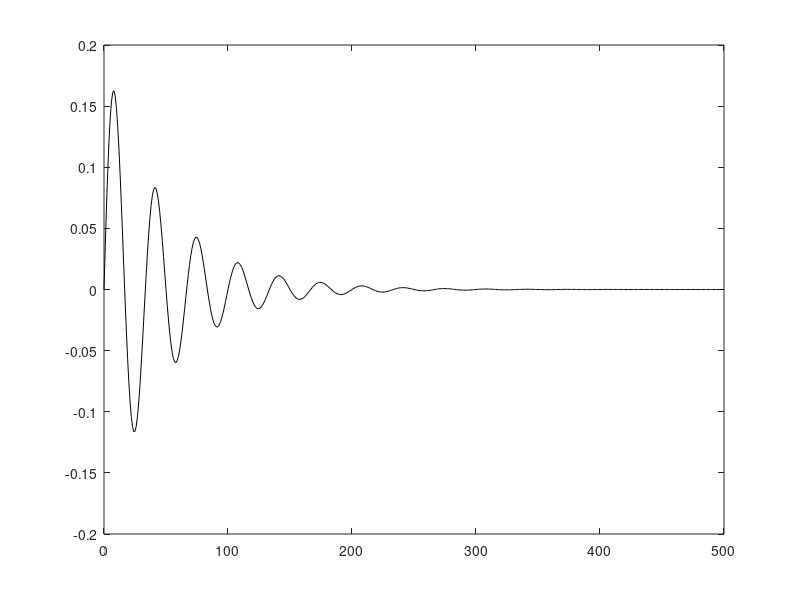
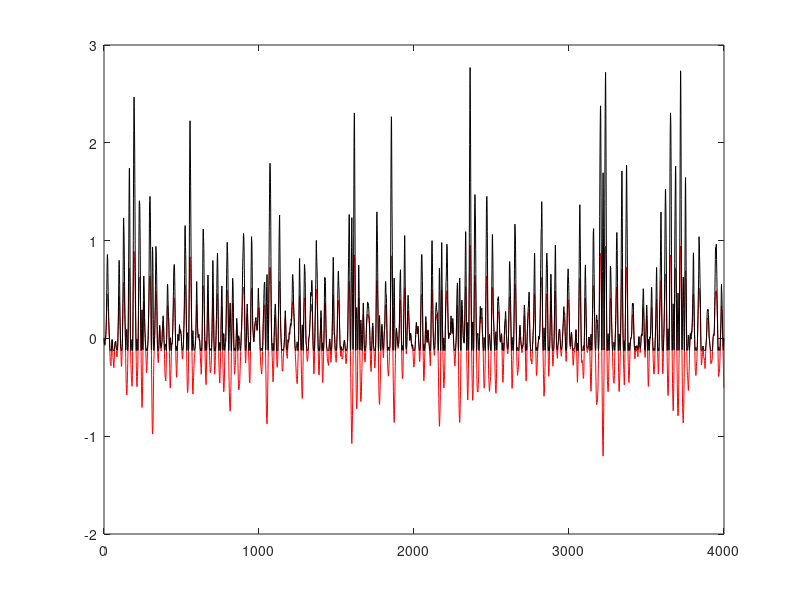

Reproduce these figures in MATLAB, in order. (Note: this script raises an error after producing the figures.)
function [h0, h1, h2] = wiener(a, b)
%
%      [h0, h1, h2] = wiener(a, b);
%
%       simulates a simple static non-linearity: au+bu^2 that follows a linear filter
%        Note that when b=0 the model is linear
%
%       the linear filter is: g(t) = a * exp(-t/T1) * sin(2*pi*f0*t) with T1=50 ms and f0 = 0.03 Hz/ms
%
%       E.g., try  [h0,h1,h2] = wiener(0,3); (no linearity)
%                  [h0,h1,h2] = wiener(1,0); (no nonlinearity)
%                  [h0,h1,h2] = wiener(1,3);
%
%      A couple of instances will require some tweaking with the time base
%      (to prevent too much contribution from random noise) 
%      and amplitude (to prevent spilling over of information to the next functional)
%
%      This is part of the exercise!
%
close all
if nargin<2 
    b=2;
end
if nargin<1
   a= 1;
end
  
gwnt = 0.5 * randn(1,4000);    % gaussian noise with power (close to) 0.5
tf = [0:1:500];          % time for the filter  unit: ms
time=[0:1:3999];         % time for the signal  unit: ms

T1=50; T2=8;              % time constants in ms
ht = exp(-tf/T1) .* sin(2 * pi * 0.03 * tf);   % impulse response of the linear system
s=sum((ht)); %similarly to h1 this is not yet normalised by this s
ht = ht/s;      % normalise the impulse response to make its integral = 1

P = std(gwnt)          % the power of the noise

figure(3)
plot(tf, ht, 'k-');
hold on

ut = conv(gwnt, ht);    % determine u(t): the output of the linear process
ut = ut(1:length(gwnt)); % only the first gwnt samples

figure(4)
plot(time, ut, 'r-');
hold on
yt = a*ut + b*ut.^2;    % the static non-linearity

plot(time, yt, 'k-');


%
%    now determine the zero-order Wiener functional
%
h0=mean(yt);
G0 = h0;       % the zero-order Wiener prediction
y0 = yt - G0;      % the Lee-Schetzen method: subtract h0 from the response

%  first order estimate: crosscorrelate
%
fi1 = phi_yx2(y0, gwnt, length(tf)-1);   %first-order kernel
h1=fi1/P;       % only positive tau! 
h1(150:end)=0; %listened to the hint, this reduced the noise a lot indeed
%although I think a closer approximation is obtained for 200:end being 0,
%as there is some information between 150 and 200 (in the shape of a peak)
s=sum((h1)); %get a sum over h1 of one if we take away the absolute value, but get worse results
h1 = h1/s; % normalise the integral to one (this is a "tweaking point.." )
dt=1;
disp(sum(h1)*dt);

m1=max(h1);
m2=max(ht);
m3=m1/m2;     
 
 %    there may be a scaling issue. You then need to compensate for this, e.g. by aligning
 %    the peaks... 
 %
 %    you may also want to truncate the h1 filter to zero after a certain
 %    time (in this case, e.g. after 150 ms), to get rid of the extra
 %    noise.
 %    You could play with this in your own simulations. Report about this!
 %    
 %    The peaks in figure 4 do seem to be alligned after
 %    truncating the h1 filter at 150 ms, the G1 is roughly equal to the ut
 %    signal, which is the output of the linear process (so that seems
 %    correct)

figure(3)
plot(tf, h1/m3, 'r-');      % the predicted (scaled) filter is close to the real filter
legend('g(tau)','h_1(tau)');
title('Predicted first-order kernel (h1) and the model linear filter (g)');

G1 = conv(gwnt, h1);      % 1e order Wiener prediction with the scaled kernel 
G1 = G1(1:length(gwnt));

y1 = yt - G0 - G1;    % residue, corrected for G0 and G1

%
%    second order kernel: 3rd-order cross-correlation
%
fi2=phi_yxx2(y1, gwnt, 999); %originally length(tf)-1 as third parameter              
h2=fi2/(2*P^2);         % the 2nd order Wiener kernel: only positive tau1, tau2 
h2(150:end,150:end)=0;
s = sum(sum((h2)));  % total integral of the kernel
h2 = h2/s;              % normalize the kernel to one   
disp(sum(sum(h2))*dt);
%%%%%%%%%%%%%%%%%%%
%  Note: also this scaling may have to be tweaked a little bit to optimize
%  your predictions! Play with this.
%%%%%%%%%%%%%%%%%%
G2 = convh2xx(h2,gwnt,P);      % 1e order Wiener prediction with the scaled kernel 
figure(4)
plot(G0+G1+G2); %/8.5) %when ht is not normalised then we need to divide h1 by ~8.5 for them to have the same order
legend('u(t)','y(t)','Prediction');

figure(10)
plot(G2);
hold on
plot(yt);
hold on
plot(G0+G1+G2);
legend('G2','y(t)','total')
disp("corr total and yt");
disp(corrcoef((G0+G1+G2),yt));
disp("corr G2 and yt");
disp(corrcoef((G2),yt));
disp("corr G1 and yt");
disp(corrcoef((G1),yt));
figure(2)
imagesc(h2(1:100,1:100));    % Look parallel to the main diagonal!
axis xy
colorbar;
title('Second-order kernel')

figure(5)
Diagh2 = zeros(1,length(tf));
for n=1:length(tf)
    Diagh2(n) = h2(n,n);
end
 mx = max(Diagh2(1:150));
mx2 = max(h1(1:150));
plot(Diagh2(1:150)*mx2/mx,'r-','linewidth',2);
hold on
plot(h1(1:150), 'k-');
title('Diagonal of h2 and h1');

%
%  now you can also calculate G2 with convh2xx() using h2 and the input noise.
%
%  From here on you can use the two functionals to predict the system's
%  output. Try to tweak it such that you seem to get a decent result..
%  you may have to scale some factors for G0, G1 and G2. This is because
%  the noise is not 'perfect'
%
%  Write about this initial stage of your simulations in your report!
%

